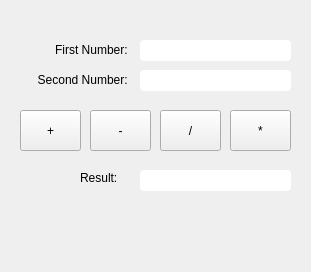
<?xml version="1.0" encoding="UTF-8"?>
<ui version="4.0">
 <class>MainWindow</class>
 <widget class="QMainWindow" name="MainWindow">
  <property name="geometry">
   <rect>
    <x>0</x>
    <y>0</y>
    <width>311</width>
    <height>272</height>
   </rect>
  </property>
  <property name="windowTitle">
   <string>Simple Calculator</string>
  </property>
  <widget class="QWidget" name="centralwidget">
   <widget class="QPushButton" name="btnAdd">
    <property name="geometry">
     <rect>
      <x>20</x>
      <y>110</y>
      <width>61</width>
      <height>41</height>
     </rect>
    </property>
    <property name="toolTip">
     <string>add numbers</string>
    </property>
    <property name="text">
     <string>+</string>
    </property>
   </widget>
   <widget class="QLabel" name="labelNumFirst">
    <property name="geometry">
     <rect>
      <x>20</x>
      <y>40</y>
      <width>111</width>
      <height>20</height>
     </rect>
    </property>
    <property name="styleSheet">
     <string notr="true"/>
    </property>
    <property name="text">
     <string>First Number: </string>
    </property>
    <property name="alignment">
     <set>Qt::AlignRight|Qt::AlignTrailing|Qt::AlignVCenter</set>
    </property>
   </widget>
   <widget class="QLineEdit" name="txtNumFirst">
    <property name="geometry">
     <rect>
      <x>140</x>
      <y>40</y>
      <width>151</width>
      <height>21</height>
     </rect>
    </property>
    <property name="styleSheet">
     <string notr="true">padding-left: 4px; border-radius: 4px;</string>
    </property>
    <property name="cursorPosition">
     <number>0</number>
    </property>
   </widget>
   <widget class="QLineEdit" name="txtNumSecond">
    <property name="geometry">
     <rect>
      <x>140</x>
      <y>70</y>
      <width>151</width>
      <height>21</height>
     </rect>
    </property>
    <property name="styleSheet">
     <string notr="true">padding-left: 4px; border-radius: 4px;</string>
    </property>
   </widget>
   <widget class="QPushButton" name="btnSub">
    <property name="geometry">
     <rect>
      <x>90</x>
      <y>110</y>
      <width>61</width>
      <height>41</height>
     </rect>
    </property>
    <property name="text">
     <string>-</string>
    </property>
   </widget>
   <widget class="QPushButton" name="btnDiv">
    <property name="geometry">
     <rect>
      <x>160</x>
      <y>110</y>
      <width>61</width>
      <height>41</height>
     </rect>
    </property>
    <property name="text">
     <string>/</string>
    </property>
   </widget>
   <widget class="QPushButton" name="btnMult">
    <property name="geometry">
     <rect>
      <x>230</x>
      <y>110</y>
      <width>61</width>
      <height>41</height>
     </rect>
    </property>
    <property name="text">
     <string>*</string>
    </property>
   </widget>
   <widget class="QLabel" name="labelNumSecond">
    <property name="geometry">
     <rect>
      <x>20</x>
      <y>70</y>
      <width>111</width>
      <height>20</height>
     </rect>
    </property>
    <property name="text">
     <string>Second Number: </string>
    </property>
    <property name="alignment">
     <set>Qt::AlignRight|Qt::AlignTrailing|Qt::AlignVCenter</set>
    </property>
   </widget>
   <widget class="QLineEdit" name="txtResult">
    <property name="geometry">
     <rect>
      <x>140</x>
      <y>170</y>
      <width>151</width>
      <height>21</height>
     </rect>
    </property>
    <property name="cursor">
     <cursorShape>ArrowCursor</cursorShape>
    </property>
    <property name="styleSheet">
     <string notr="true">padding-left: 4px; border-radius: 4px;</string>
    </property>
    <property name="readOnly">
     <bool>true</bool>
    </property>
   </widget>
   <widget class="QLabel" name="labelResult">
    <property name="geometry">
     <rect>
      <x>80</x>
      <y>170</y>
      <width>51</width>
      <height>16</height>
     </rect>
    </property>
    <property name="text">
     <string>Result:</string>
    </property>
    <property name="margin">
     <number>0</number>
    </property>
   </widget>
  </widget>
 </widget>
 <resources/>
 <connections/>
</ui>
